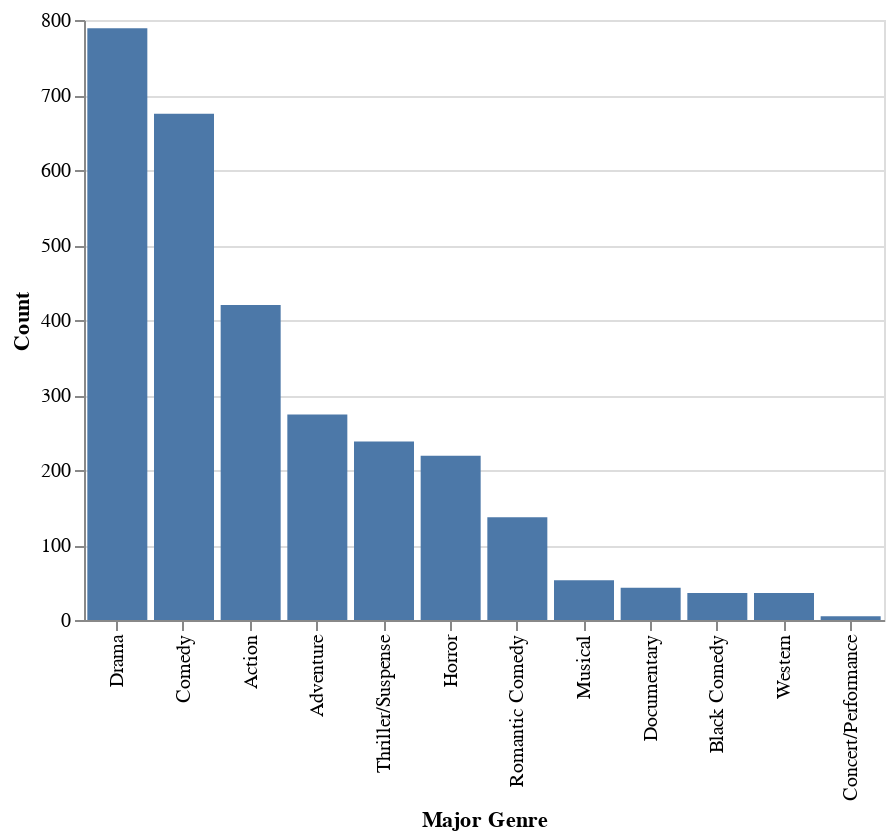

Notebook code cell kept with this figure:
### Markdown cell above
[Example Code](https://altair-viz.github.io/gallery/bar_chart_sorted.html)
[Encoding Data types](https://altair-viz.github.io/user_guide/encoding.html#encoding-data-types)

### Code cell
alt.Chart(df_count_by_genre).mark_bar().encode(x=alt.X('Major Genre:N', sort='-y'),y='Count',tooltip=['Major Genre','Count']).properties(width=400,height=300)

### Figure 1 — Vega-Lite specification as saved in the notebook (floating-point values rounded to 4 significant figures)
{"config": {"view": {"continuousWidth": 400, "continuousHeight": 300}}, "data": {"name": "data-0855e8285e9f4f6be3c5d8716bc69308"}, "mark": "bar", "encoding": {"tooltip": [{"field": "Major Genre", "type": "nominal"}, {"field": "Count", "type": "quantitative"}], "x": {"field": "Major Genre", "sort": "-y", "type": "nominal"}, "y": {"field": "Count", "type": "quantitative"}}, "height": 300, "width": 400, "$schema": "https://vega.github.io/schema/vega-lite/v4.17.0.json", "datasets": {"data-0855e8285e9f4f6be3c5d8716bc69308": [{"Major Genre": "Action", "Count": 420}, {"Major Genre": "Adventure", "Count": 274}, {"Major Genre": "Black Comedy", "Count": 36}, {"Major Genre": "Comedy", "Count": 675}, {"Major Genre": "Concert/Performance", "Count": 5}, {"Major Genre": "Documentary", "Count": 43}, {"Major Genre": "Drama", "Count": 789}, {"Major Genre": "Horror", "Count": 219}, {"Major Genre": "Musical", "Count": 53}, {"Major Genre": "Romantic Comedy", "Count": 137}, {"Major Genre": "Thriller/Suspense", "Count": 238}, {"Major Genre": "Western", "Count": 36}]}}
